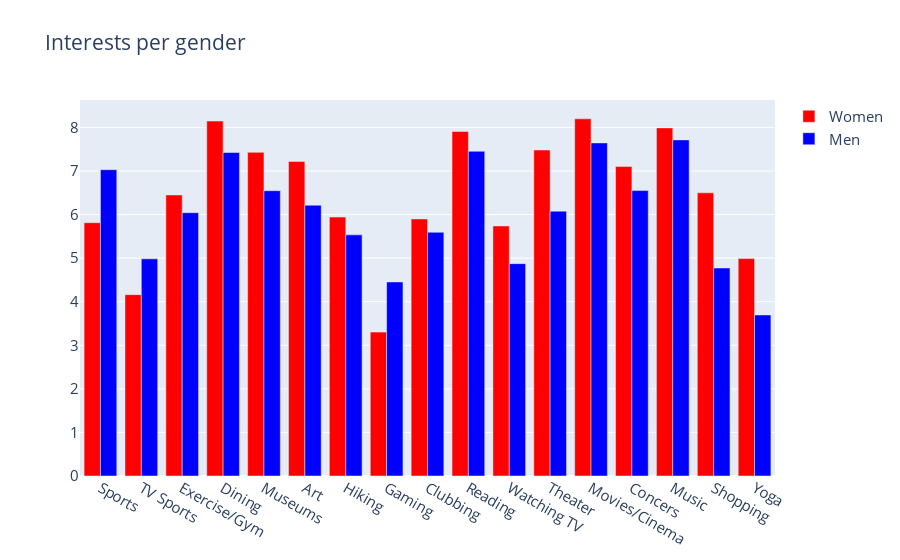

Write notebook code for a chart like this one.
### Markdown cell above
Without surprises, the more the participants go out, the more they have dates. They seem to go out more than they have dates, except for : 1,7% of poeple who go out once a week and have dates twice a week, and 22,2% of poeple who go out several times a year and have dates once a month.

### Code cell
shared_interests = data[["gender","sports", "tvsports", "exercise", "dining", "museums", "art", "hiking", "gaming", "clubbing", "reading", "tv", "theater", "movies", "concerts", "music", "shopping", "yoga"]].groupby("gender").mean()
cols_interests = ["Sports", "TV Sports", "Exercise/Gym", "Dining", "Museums", "Art", "Hiking", "Gaming", "Clubbing", "Reading", "Watching TV", "Theater", "Movies/Cinema", "Concers", "Music", "Shopping", "Yoga"]
shared_interests.columns = cols_interests

men_interests = go.Bar(
    y=list(shared_interests.iloc[1]),
    x=shared_interests.columns.values,
    name="Women",
    marker=dict(
        color="red"
    )
)
women_interests = go.Bar(
    y=list(shared_interests.iloc[0]),
    x=shared_interests.columns.values,
    name="Men",
    marker=dict(
        color="blue"
    )
)

data_interests = [men_interests, women_interests]
layout = go.Layout(
    title="Interests per gender",
    font=dict(
        size=15
    ),
    legend=dict(
        font=dict(
            size=15
        )
    )
)
fig = go.Figure(data=data_interests, layout=layout)
fig.show()
#py.iplot(fig, filename='barchart')

### Figure 1 — Plotly figure (JSON) as saved in the notebook; plotly's stock layout.template omitted (floating-point values rounded to 4 significant figures)
{"data": [{"marker": {"color": "red"}, "name": "Women", "type": "bar", "x": ["Sports", "TV Sports", "Exercise/Gym", "Dining", "Museums", "Art", "Hiking", "Gaming", "Clubbing", "Reading", "Watching TV", "Theater", "Movies/Cinema", "Concers", "Music", "Shopping", "Yoga"], "y": [5.813, 4.162, 6.451, 8.147, 7.428, 7.22, 5.942, 3.302, 5.9, 7.907, 5.739, 7.482, 8.198, 7.104, 7.99, 6.499, 4.99]}, {"marker": {"color": "blue"}, "name": "Men", "type": "bar", "x": ["Sports", "TV Sports", "Exercise/Gym", "Dining", "Museums", "Art", "Hiking", "Gaming", "Clubbing", "Reading", "Watching TV", "Theater", "Movies/Cinema", "Concers", "Music", "Shopping", "Yoga"], "y": [7.03, 4.984, 6.043, 7.425, 6.548, 6.215, 5.534, 4.453, 5.594, 7.453, 4.874, 6.079, 7.644, 6.55, 7.714, 4.774, 3.696]}], "layout": {"font": {"size": 15}, "legend": {"font": {"size": 15}}, "title": {"text": "Interests per gender"}}}
